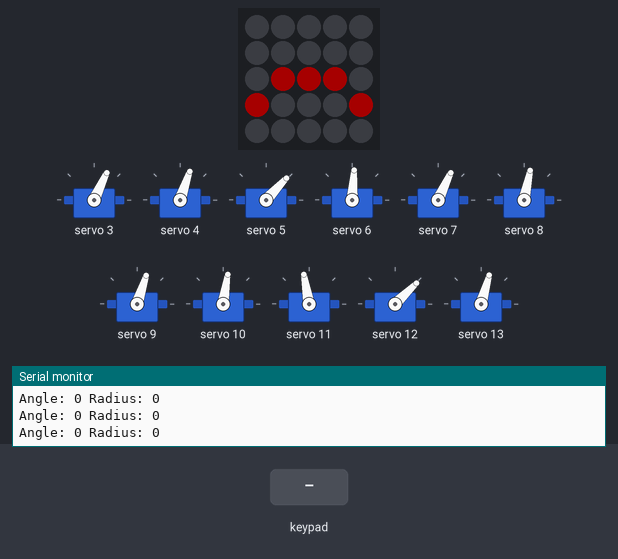
Bench run of a sketch on a simulated ESP32. Parts: 5×5 RGB LED matrix (first LED top left, wired row by row), 11 × servo, the last lines printed to the serial monitor. The inputs (shaded band) are chosen by the test bench. Dim RGB values are drawn brighter than linear.

Above: at 1.4 s.
1.5 s: key 'U' pressed
At 1.99 s:
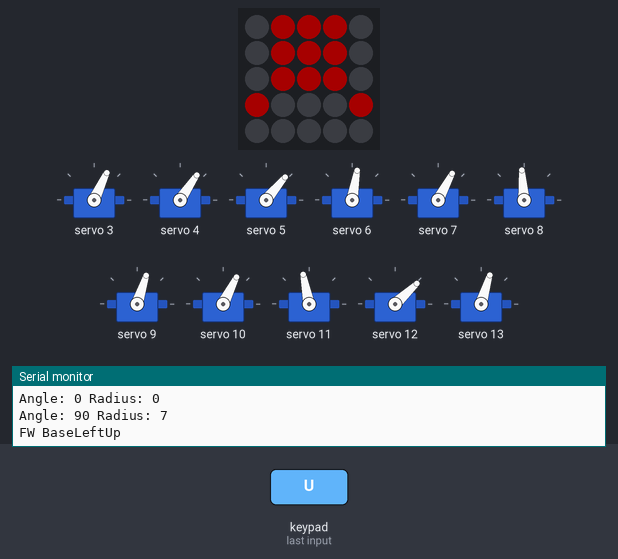
At 2.6 s:
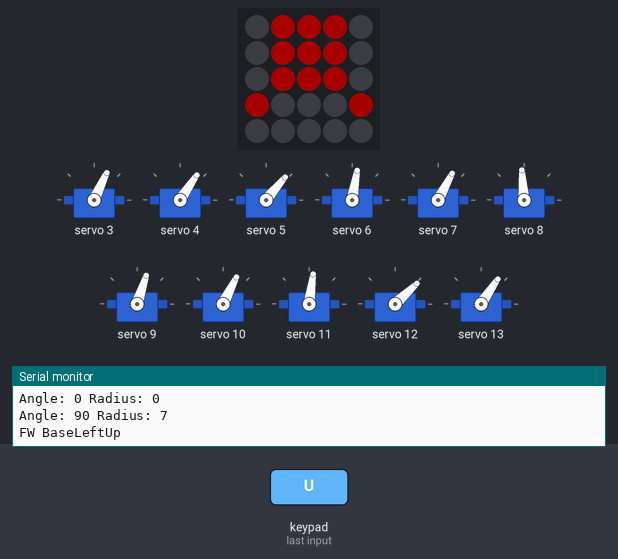
4.2 s: key 'D' pressed
At 4.42 s:
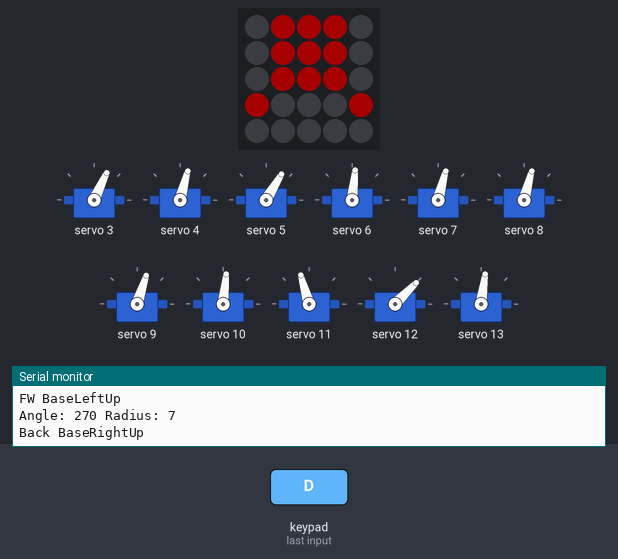
7.2 s: key 'L' pressed
10.2 s: key 'R' pressed
13.2 s: key 'X' pressed
16.2 s: key 'O' pressed
At 19.6 s:
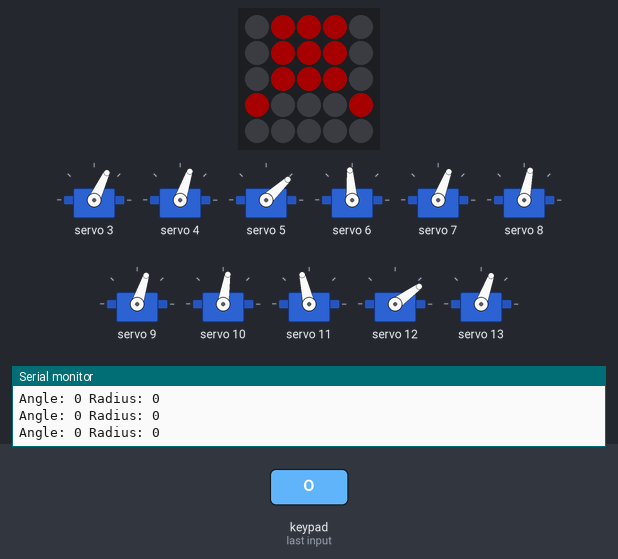
Timing chart, 0 to 19.9 s (numbered marks = the images above; inputs shaded):
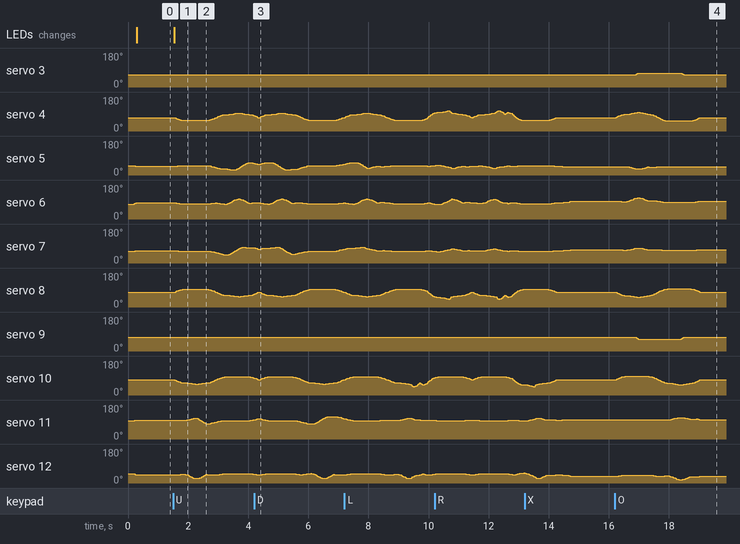

Measured:
- after the input at 1.5 s, servo 7: 65° → 64° after 0.06 s, → 63° 0.10 s later, → 62° 0.10 s later, → 61° 0.86 s later, … (41 changes in this stretch); the LEDs: change at once (image 1)

The sketch:

NX18_control_dabble_ik.ino
```cpp
#include "M5Atom.h"
#include <Wire.h>          // I2C setting
#include <PCA9685.h>       //for PCA9685
#include <DabbleESP32.h>

//bool IMU6886Flag = false;  //今回はなくても良い

const float pi = 3.141593;

int angZero[] = {86,97,81,84,86,97,94,100,110,88,96,95,90};
int angHome[] = {0,-3,-12,18,-3,3,0,3,12,-18,3,-3,0};
int ang0[13];
int ang1[13];
int ang_b[13];
char ang_c[13];
float ts=20;  //20msごとに次のステップに移る
float td=10;   //10回で分割

float L1 = 70;
float L2 = 70;
float L0 = 9.7;

float H0 = 80; //Height
float Zc = 31.5; //Half Width
float Nee = 5;
float Ankle = 20;

float FS = 25; //FWDstep
float Ss = 25; //SideMove
float Dis = -5; //Distance
float Adj = 5; //Adjust
float Up = 30; //FootUp
float S1 = 20; //SideStep
float Tn = 10; //Turn

int direction_flag = 0;

// Base Step
int bs_s[26][13]={
  {0,0,0,0,0,0,0,0,0,0,0,0,0},
  {0,0,0,0,0,0,0,0,0,0,0,0,0},
  {0,0,0,0,0,0,0,0,0,0,0,0,0},
  {0,0,0,0,0,0,0,0,0,0,0,0,0},
  {0,0,0,0,0,0,0,0,0,0,0,0,0},
  {0,0,0,0,0,0,0,0,0,0,0,0,0},
  {0,0,0,0,0,0,0,0,0,0,0,0,0},
  {0,0,0,0,0,0,0,0,0,0,0,0,0},
  {0,0,0,0,0,0,0,0,0,0,0,0,0},
  {0,0,0,0,0,0,0,0,0,0,0,0,0},
  {0,0,0,0,0,0,0,0,0,0,0,0,0},
  {0,0,0,0,0,0,0,0,0,0,0,0,0},
  {0,0,0,0,0,0,0,0,0,0,0,0,0},
  {0,0,0,0,0,0,0,0,0,0,0,0,0},
  {0,0,0,0,0,0,0,0,0,0,0,0,0},
  {0,0,0,0,0,0,0,0,0,0,0,0,0},
  {0,0,0,0,0,0,0,0,0,0,0,0,0},
  {0,0,0,0,0,0,0,0,0,0,0,0,0},
  {0,0,0,0,0,0,0,0,0,0,0,0,0},
  {0,0,0,0,0,0,0,0,0,0,0,0,0},
  {0,0,0,0,0,0,0,0,0,0,0,0,0},
  {0,0,0,0,0,0,0,0,0,0,0,0,0},
  {0,0,0,0,0,0,0,0,0,0,0,0,0},
  {0,0,0,0,0,0,0,0,0,0,0,0,0},
  {0,0,0,0,0,0,0,0,0,0,0,0,0},
  {0,0,0,0,0,0,0,0,0,0,0,0,0}};

int delection = 0;

//PCA9685のアドレス指定
PCA9685 pwm = PCA9685(0x40);

#define SERVOMIN 104            //Min pulse width (12bit 500μs)
#define SERVOMAX 512            //Max pulse width (12bit 2500μs)

void servo_write(int ch, int ang){
  ang = map(ang, 0, 180, SERVOMIN, SERVOMAX); //angle（0～180）-> pulse width（150～500）
  pwm.setPWM(ch, 0, ang);
}

void mouth_clear(){
  for(int i=0; i<25; i++){
    M5.dis.drawpix(i, 0x000000); //black
  }
}

void mouth_close(){
  M5.dis.drawpix(11, 0xff0000);  //red
  M5.dis.drawpix(12, 0xff0000);
  M5.dis.drawpix(13, 0xff0000);
  M5.dis.drawpix(15, 0xff0000);
  M5.dis.drawpix(19, 0xff0000);
}

void mouth_open(){
  M5.dis.drawpix(1, 0xff0000);  //red
  M5.dis.drawpix(2, 0xff0000);
  M5.dis.drawpix(3, 0xff0000);
  M5.dis.drawpix(5, 0xff0000);
  M5.dis.drawpix(9, 0xff0000);
  M5.dis.drawpix(10, 0xff0000);
  M5.dis.drawpix(14, 0xff0000);
  M5.dis.drawpix(15, 0xff0000);
  M5.dis.drawpix(19, 0xff0000);
  M5.dis.drawpix(21, 0xff0000);
  M5.dis.drawpix(22, 0xff0000);
  M5.dis.drawpix(23, 0xff0000);
}

void mouth_bero(){
  M5.dis.drawpix(11, 0xff0000);  //red
  M5.dis.drawpix(12, 0xff0000);
  M5.dis.drawpix(13, 0xff0000);
  M5.dis.drawpix(15, 0xff0000);
  M5.dis.drawpix(19, 0xff0000);
  delay(100);
  M5.dis.drawpix(6, 0xff0000);  //red
  M5.dis.drawpix(7, 0xff0000);
  M5.dis.drawpix(8, 0xff0000);
  delay(100);
  M5.dis.drawpix(1, 0xff0000);  //red
  M5.dis.drawpix(2, 0xff0000);
  M5.dis.drawpix(3, 0xff0000);
}

void mouth_bero2(){
  M5.dis.drawpix(11, 0xff0000);  //red
  M5.dis.drawpix(12, 0xff0000);
  M5.dis.drawpix(13, 0xff0000);
  M5.dis.drawpix(15, 0xff0000);
  M5.dis.drawpix(19, 0xff0000);
  M5.dis.drawpix(6, 0xff0000);  //red
  M5.dis.drawpix(7, 0xff0000);
  M5.dis.drawpix(8, 0xff0000);
  M5.dis.drawpix(1, 0xff0000);  //red
  M5.dis.drawpix(2, 0xff0000);
  M5.dis.drawpix(3, 0xff0000);
}

void servo_init_set()
{
  float bs_s_init_ik[6]={0, H0, Dis, 0, H0, Dis+Ss*cos(pi/2)};
  int cn = 10;

  ik(&bs_s_init_ik[0], &bs_s_init_ik[1], &bs_s_init_ik[2], &bs_s_init_ik[3], &bs_s_init_ik[4], &bs_s_init_ik[5], &bs_s[0][1], &bs_s[0][2], &bs_s[0][3], &bs_s[0][4], &bs_s[0][5], &bs_s[0][7], &bs_s[0][8], &bs_s[0][9], &bs_s[0][10], &bs_s[0][11]);

  for (int j=0; j <=12 ; j++){
    ang1[j] = angZero[j] + bs_s[0][j];
    delay(cn);
  }
  servo_set();
}

void base_right_up_step(float Turn, float FS0, float FS1, float S2)
{
  float bs_s_ik[26][6]={
  {-FS0/2*(1-cos(pi*2/3)), H0, Dis+Ss*cos(pi/3), FS0/2*(1+cos(pi*2/3)), H0, Dis+Ss*cos(pi*2/3)},
  {-FS0/2*(1-cos(pi*5/6)), H0, Dis+Ss*cos(pi/6), FS0/2*(1+cos(pi*5/6)), H0, Dis+Ss*cos(pi*5/6)},
  {-FS0/2*(1-cos(pi)), H0, Dis+Ss*sin(pi/2), FS0/2*(1+cos(pi)), H0, Dis+Ss*cos(pi)},
  {-FS0/2*(1-cos(pi)), H0-Adj, Dis+Ss, 0, H0, Dis+Ss*cos(pi)},
  {-FS0*sin(pi/2)*2/3, H0-Up*sin(pi/6), Dis+Ss, 0, H0, Dis+Ss*cos(pi)},
  {-FS0*sin(pi/2)/3, H0-Up*sin(pi/3), Dis+Ss, 0, H0, Dis-Ss*sin(pi/2)},
  {0, H0-Up*sin(pi/2), Dis+Ss, 0, H0, Dis-Ss*sin(pi/2)},
  {FS1*sin(pi/2)/3, H0-Up*sin(pi/3), Dis+Ss+S2, 0, H0, Dis-Ss*sin(pi/2)},
  {FS1*sin(pi/2)*2/3, H0-Up*sin(pi/6), Dis+Ss+S2, 0, H0, Dis-Ss*sin(pi/2)},
  {FS1*sin(pi/2), H0-Adj, Dis+Ss*sin(pi/2), 0, H0, Dis-Ss*sin(pi/2)},
  {FS1/2*(1+cos(pi/6)), H0-Adj, Dis+Ss*cos(pi/6)+S2, -FS1/2*(1-cos(pi/6)), H0, Dis-Ss*sin(pi/3)},
  {FS1/2*(1+cos(pi/3)), H0-Adj, Dis+Ss*cos(pi/3)+S2, -FS1/2*(1-cos(pi/3)), H0, Dis-Ss*sin(pi/6)},
  {FS1/2*(1+cos(pi/2)), H0, Dis+S2/2, -FS1/2*(1-cos(pi/2)), H0, Dis+S2/2},
  {FS1/2*(1+cos(pi*2/3)), H0, Dis+Ss*cos(pi*2/3), -FS1/2*(1-cos(pi*2/3)), H0, Dis+Ss*cos(pi/3)+S2},
  {FS1/2*(1+cos(pi*5/6)), H0, Dis+Ss*cos(pi*5/6), -FS1/2*(1-cos(pi*5/6)), H0, Dis+Ss*cos(pi/6)+S2},
  {FS1/2*(1+cos(pi)), H0, Dis+Ss*cos(pi), -FS1/2*(1-cos(pi)), H0, Dis+Ss*sin(pi/2)+S2},
  {0, H0, Dis+Ss*cos(pi), -FS1/2*(1-cos(pi)), H0-Adj, Dis+Ss+S2},
  {0, H0, Dis+Ss*cos(pi), -FS1*sin(pi/2)*2/3, H0-Up*sin(pi/6), Dis+Ss+S2},
  {0, H0, Dis-Ss*sin(pi/2), -FS1*sin(pi/2)/3, H0-Up*sin(pi/3), Dis+Ss+S2},
  {0, H0, Dis-Ss*sin(pi/2), 0, H0-Up*sin(pi/2), Dis+Ss},
  {0, H0, Dis-Ss*sin(pi/2), FS1*sin(pi/2)/3, H0-Up*sin(pi/3), Dis+Ss},
  {0, H0, Dis-Ss*sin(pi/2), FS1*sin(pi/2)*2/3, H0-Up*sin(pi/6), Dis+Ss},
  {0, H0, Dis-Ss*sin(pi/2), FS1*sin(pi/2), H0-Adj, Dis+Ss*sin(pi/2)},
  {-FS1/2*(1-cos(pi/6)), H0, Dis-Ss*sin(pi/3), FS1/2*(1+cos(pi/6)), H0-Adj, Dis+Ss*cos(pi/6)},
  {-FS1/2*(1-cos(pi/3)), H0, Dis-Ss*sin(pi/6), FS1/2*(1+cos(pi/3)), H0-Adj, Dis+Ss*cos(pi/3)},
  {-FS1/2*(1-cos(pi/2)), H0, Dis, FS1/2*(1+cos(pi/2)), H0, Dis}};

  for (int i=0; i <=25 ; i++){
    ik(&bs_s_ik[i][0], &bs_s_ik[i][1], &bs_s_ik[i][2], &bs_s_ik[i][3], &bs_s_ik[i][4], &bs_s_ik[i][5], &bs_s[i][1], &bs_s[i][2], &bs_s[i][3], &bs_s[i][4], &bs_s[i][5], &bs_s[i][7], &bs_s[i][8], &bs_s[i][9], &bs_s[i][10], &bs_s[i][11]);
  }

  for (int i=6; i <=19 ; i++){
    bs_s[i][0]=Turn;
    bs_s[i][6]=-Turn;
    bs_s[i][12]=-Turn;
  }

  mouth_clear();
  mouth_bero2();
  for (int i=0; i <=25 ; i++){
    for (int j=0; j <=12 ; j++){
      ang1[j] = angZero[j] + bs_s[i][j];
    }
  servo_set();
  }

  for (int i=6; i <=19 ; i++){
    bs_s[i][0]=0;
    bs_s[i][6]=0;
    bs_s[i][12]=0;
  }
}

void base_left_up_step(float Turn, float FS0, float FS1, float S2)
{
  float bs_s_ik[26][6]={
  {FS0/2*(1+cos(pi*2/3)), H0, Dis+Ss*cos(pi*2/3), -FS0/2*(1-cos(pi*2/3)), H0, Dis+Ss*cos(pi/3)},
  {FS0/2*(1+cos(pi*5/6)), H0, Dis+Ss*cos(pi*5/6), -FS0/2*(1-cos(pi*5/6)), H0, Dis+Ss*cos(pi/6)},
  {FS0/2*(1+cos(pi)), H0, Dis+Ss*cos(pi), -FS0/2*(1-cos(pi)), H0, Dis+Ss*sin(pi/2)},
  {0, H0, Dis+Ss*cos(pi), -FS0/2*(1-cos(pi)), H0-Adj, Dis+Ss},
  {0, H0, Dis+Ss*cos(pi), -FS0*sin(pi/2)*2/3, H0-Up*sin(pi/6), Dis+Ss},
  {0, H0, Dis-Ss*sin(pi/2), -FS0*sin(pi/2)/3, H0-Up*sin(pi/3), Dis+Ss},
  {0, H0, Dis-Ss*sin(pi/2),0, H0-Up*sin(pi/2), Dis+Ss},
  {0, H0, Dis-Ss*sin(pi/2), FS1*sin(pi/2)/3, H0-Up*sin(pi/3), Dis+Ss+S2},
  {0, H0, Dis-Ss*sin(pi/2), FS1*sin(pi/2)*2/3, H0-Up*sin(pi/6), Dis+Ss+S2},
  {0, H0, Dis-Ss*sin(pi/2), FS1*sin(pi/2), H0-Adj, Dis+Ss*sin(pi/2)},
  {-FS1/2*(1-cos(pi/6)), H0, Dis-Ss*sin(pi/3), FS1/2*(1+cos(pi/6)), H0-Adj, Dis+Ss*cos(pi/6)+S2},
  {-FS1/2*(1-cos(pi/3)), H0, Dis-Ss*sin(pi/6), FS1/2*(1+cos(pi/3)), H0-Adj, Dis+Ss*cos(pi/3)+S2},
  {-FS1/2*(1-cos(pi/2)), H0, Dis+S2/2, FS1/2*(1+cos(pi/2)), H0, Dis+S2/2},
  {-FS1/2*(1-cos(pi*2/3)), H0, Dis+Ss*cos(pi/3)+S2, FS1/2*(1+cos(pi*2/3)), H0, Dis+Ss*cos(pi*2/3)},
  {-FS1/2*(1-cos(pi*5/6)), H0, Dis+Ss*cos(pi/6)+S2, FS1/2*(1+cos(pi*5/6)), H0, Dis+Ss*cos(pi*5/6)},
  {-FS1/2*(1-cos(pi)), H0, Dis+Ss*sin(pi/2)+S2, FS1/2*(1+cos(pi)), H0, Dis+Ss*cos(pi)},
  {-FS1/2*(1-cos(pi)), H0-Adj, Dis+Ss+S2,0, H0, Dis+Ss*cos(pi)},
  {-FS1*sin(pi/2)*2/3, H0-Up*sin(pi/6), Dis+Ss+S2,0, H0, Dis+Ss*cos(pi)},
  {-FS1*sin(pi/2)/3, H0-Up*sin(pi/3), Dis+Ss+S2,0, H0, Dis-Ss*sin(pi/2)},
  {0, H0-Up*sin(pi/2), Dis+Ss,0, H0, Dis-Ss*sin(pi/2)},
  {FS1*sin(pi/2)/3, H0-Up*sin(pi/3), Dis+Ss,0, H0, Dis-Ss*sin(pi/2)},
  {FS1*sin(pi/2)*2/3, H0-Up*sin(pi/6), Dis+Ss,0, H0, Dis-Ss*sin(pi/2)},
  {FS1*sin(pi/2), H0-Adj, Dis+Ss*sin(pi/2),0, H0, Dis-Ss*sin(pi/2)},
  {FS1/2*(1+cos(pi/6)), H0-Adj, Dis+Ss*cos(pi/6), -FS1/2*(1-cos(pi/6)), H0, Dis-Ss*sin(pi/3)},
  {FS1/2*(1+cos(pi/3)), H0-Adj, Dis+Ss*cos(pi/3), -FS1/2*(1-cos(pi/3)), H0, Dis-Ss*sin(pi/6)},
  {FS1/2*(1+cos(pi/2)), H0, Dis+Ss*cos(pi/2), -FS1/2*(1-cos(pi/2)), H0, Dis}};

  for (int i=0; i <=25 ; i++){
    ik(&bs_s_ik[i][0], &bs_s_ik[i][1], &bs_s_ik[i][2], &bs_s_ik[i][3], &bs_s_ik[i][4], &bs_s_ik[i][5], &bs_s[i][1], &bs_s[i][2], &bs_s[i][3], &bs_s[i][4], &bs_s[i][5], &bs_s[i][7], &bs_s[i][8], &bs_s[i][9], &bs_s[i][10], &bs_s[i][11]);
  }


  for (int i=6; i <=19 ; i++){
    bs_s[i][0]=Turn;
    bs_s[i][6]=-Turn;
    bs_s[i][12]=Turn;
  }

  mouth_clear();
  mouth_bero2();
  for (int i=0; i <=25 ; i++){
    for (int j=0; j <=12 ; j++){
      ang1[j] = angZero[j] + bs_s[i][j];
    }
  servo_set();
  }

  for (int i=6; i <=19 ; i++){
    bs_s[i][0]=0;
    bs_s[i][6]=0;
    bs_s[i][12]=0;

  }
}

void base_left_up_stop(float FS1, float S2)
{
  float bs_s_ik[13][6]={
  {FS1/2*(1+cos(pi*2/3)), H0, Dis+Ss*cos(pi*2/3), -FS1/2*(1-cos(pi*2/3)), H0, Dis+Ss*cos(pi/3)+S2},
  {FS1/2*(1+cos(pi*5/6)), H0, Dis+Ss*cos(pi*5/6), -FS1/2*(1-cos(pi*5/6)), H0, Dis+Ss*cos(pi/6)+S2},
  {FS1/2*(1+cos(pi)), H0, Dis+Ss*cos(pi), -FS1/2*(1-cos(pi)), H0, Dis+Ss*sin(pi/2)+S2},
  {0, H0, Dis+Ss*cos(pi), -FS1/2*(1-cos(pi)), H0-Adj, Dis+Ss+S2},
  {0, H0, Dis+Ss*cos(pi), -FS1*sin(pi/2)*2/3, H0-Up*sin(pi/6), Dis+Ss+S2},
  {0, H0, Dis-Ss*sin(pi/2), -FS1*sin(pi/2)/3, H0-Up*sin(pi/3), Dis+Ss+S2},
  {0, H0, Dis-Ss*sin(pi/2), 0, H0-Up*sin(pi/2), Dis+Ss},
  {0, H0, Dis-Ss*sin(pi/2), 0, H0-Up*sin(pi/3), Dis+Ss},
  {0, H0, Dis-Ss*sin(pi/2), 0, H0-Up*sin(pi/6), Dis+Ss},
  {0, H0, Dis-Ss*sin(pi/2), 0, H0-Adj, Dis+Ss*sin(pi/2)},
  {0, H0, Dis-Ss*sin(pi/3), 0, H0-Adj, Dis+Ss*cos(pi/6)},
  {0, H0, Dis-Ss*sin(pi/6), 0, H0-Adj, Dis+Ss*cos(pi/3)},
  {0, H0, Dis, 0, H0, Dis+Ss*cos(pi/2)}};

  for (int i=0; i <=12 ; i++){
    ik(&bs_s_ik[i][0], &bs_s_ik[i][1], &bs_s_ik[i][2], &bs_s_ik[i][3], &bs_s_ik[i][4], &bs_s_ik[i][5], &bs_s[i][1], &bs_s[i][2], &bs_s[i][3], &bs_s[i][4], &bs_s[i][5], &bs_s[i][7], &bs_s[i][8], &bs_s[i][9], &bs_s[i][10], &bs_s[i][11]);
  }

  mouth_clear();
  mouth_bero2();
  for (int i=0; i <=12 ; i++){
    for (int j=0; j <=12 ; j++){
      ang1[j] = angZero[j] + bs_s[i][j];
    }
  servo_set();
  }
}

void base_right_up_stop(float FS1, float S2)
{
  float bs_s_ik[13][6]={
  {-FS1/2*(1-cos(pi*2/3)), H0, Dis+Ss*cos(pi/3)+S2, FS1/2*(1+cos(pi*2/3)), H0, Dis+Ss*cos(pi*2/3)},
  {-FS1/2*(1-cos(pi*5/6)), H0, Dis+Ss*cos(pi/6)+S2, FS1/2*(1+cos(pi*5/6)), H0, Dis+Ss*cos(pi*5/6)},
  {-FS1/2*(1-cos(pi)), H0, Dis+Ss*sin(pi/2)+S2, FS1/2*(1+cos(pi)), H0, Dis+Ss*cos(pi)},
  {-FS1/2*(1-cos(pi)), H0-Adj, Dis+Ss+S2,0, H0, Dis+Ss*cos(pi)},
  {-FS1*sin(pi/2)*2/3, H0-Up*sin(pi/6), Dis+Ss+S2,0, H0, Dis+Ss*cos(pi)},
  {-FS1*sin(pi/2)/3, H0-Up*sin(pi/3), Dis+Ss+S2,0, H0, Dis-Ss*sin(pi/2)},
  {0, H0-Up*sin(pi/2), Dis+Ss,0, H0, Dis-Ss*sin(pi/2)},
  {0, H0-Up*sin(pi/3), Dis+Ss,0, H0, Dis-Ss*sin(pi/2)},
  {0, H0-Up*sin(pi/6), Dis+Ss,0, H0, Dis-Ss*sin(pi/2)},
  {0, H0-Adj, Dis+Ss*sin(pi/2),0, H0, Dis-Ss*sin(pi/2)},
  {0, H0-Adj, Dis+Ss*cos(pi/6), 0, H0, Dis-Ss*sin(pi/3)},
  {0, H0-Adj, Dis+Ss*cos(pi/3), 0, H0, Dis-Ss*sin(pi/6)},
  {0, H0, Dis+Ss*cos(pi/2), 0, H0, Dis}};

  for (int i=0; i <=12 ; i++){
    ik(&bs_s_ik[i][0], &bs_s_ik[i][1], &bs_s_ik[i][2], &bs_s_ik[i][3], &bs_s_ik[i][4], &bs_s_ik[i][5], &bs_s[i][1], &bs_s[i][2], &bs_s[i][3], &bs_s[i][4], &bs_s[i][5], &bs_s[i][7], &bs_s[i][8], &bs_s[i][9], &bs_s[i][10], &bs_s[i][11]);
  }

  mouth_clear();
  mouth_bero2();
  for (int i=0; i <=12 ; i++){
    for (int j=0; j <=12 ; j++){
      ang1[j] = angZero[j] + bs_s[i][j];
    }
  servo_set();
  }
}

void servo_set()
{
  int a[13],b[13];

  for (int j=0; j <=12 ; j++){
      a[j] = ang1[j] - ang0[j];
      b[j] = ang0[j];
      ang0[j] = ang1[j];
  }

  for (int k=0; k <= td; k++){

      servo_write(3,a[0]*float(k)/td+b[0]);
      servo_write(4,a[1]*float(k)/td+b[1]);
      servo_write(5,a[2]*float(k)/td+b[2]);
      servo_write(6,a[3]*float(k)/td+b[3]);
      servo_write(7,a[4]*float(k)/td+b[4]);
      servo_write(8,a[5]*float(k)/td+b[5]);
      servo_write(9,a[6]*float(k)/td+b[6]);
      servo_write(10,a[7]*float(k)/td+b[7]);
      servo_write(11,a[8]*float(k)/td+b[8]);
      servo_write(12,a[9]*float(k)/td+b[9]);
      servo_write(13,a[10]*float(k)/td+b[10]);
      servo_write(14,a[11]*float(k)/td+b[11]);
      servo_write(15,a[12]*float(k)/td+b[12]);

      delay(ts/td);
  }
}

void ik(float *X2R, float *H2R, float *Z2R, float *X2L, float *H2L, float *Z2L, int *Ang_1R_deg, int *Ang_2R_deg, int *Ang_3R_deg, int *Ang_4R_deg, int *Ang_5R_deg,int *Ang_1L_deg,int *Ang_2L_deg,int *Ang_3L_deg,int *Ang_4L_deg,int *Ang_5L_deg)
{
  //Right
    float Theta3R = atan2(*Z2R,*H2R);
    float LR = *H2R/cos(Theta3R);
    float Y2R = LR - L0;

    float Theta1R = acos((pow(*X2R,2) + pow(Y2R,2) + pow(L1,2) - pow(L2,2))/(2 * L1 * sqrt( pow(*X2R,2) + pow(Y2R,2)))) + atan2(Y2R,*X2R);
    float Theta2R = atan2((Y2R - L1 * sin(Theta1R)),(*X2R - L1 * cos(Theta1R))) - Theta1R;

    *Ang_1R_deg = round(Theta3R/pi*180);
    *Ang_2R_deg = round(180-Theta1R/pi*180-45);
    *Ang_3R_deg = round(-Theta2R/pi*180-90-Nee);
    *Ang_4R_deg = round(-(90-(180-Theta1R/pi*180)-(-Theta2R/pi*180)+45)-Ankle+Nee);
    *Ang_5R_deg = - *Ang_1R_deg;
  //Left
    float Theta3L = atan2(*Z2L,*H2L);
    float LL = *H2L/cos(Theta3L);
    float Y2L = LL - L0;

    float Theta1L = acos((pow(*X2L,2) + pow(Y2L,2) + pow(L1,2) - pow(L2,2))/(2 * L1 * sqrt( pow(*X2L,2) + pow(Y2L,2)))) + atan2(Y2L,*X2L);
    float Theta2L = atan2((Y2L - L1 * sin(Theta1L)),(*X2L - L1 * cos(Theta1L))) - Theta1L;

    *Ang_1L_deg = -round(Theta3L/pi*180);
    *Ang_2L_deg = -round(180-Theta1L/pi*180-45);
    *Ang_3L_deg = -round(-Theta2L/pi*180-90-Nee);
    *Ang_4L_deg = -round(-(90-(180-Theta1L/pi*180)-(-Theta2L/pi*180)+45)-Ankle+Nee);
    *Ang_5L_deg = - *Ang_1L_deg;

}

void setup()
{
  // void M5Atom::begin(bool SerialEnable , bool I2CEnable , bool DisplayEnable )
  M5.begin(true, false, true);
  //Serial.begin(151200);
  Dabble.begin("NX18_M5Atom");       //set bluetooth name of your device

  mouth_clear();
  mouth_open();

  Wire.begin(19, 22); //SDA-19, SCL-22

  pwm.begin();                   //initial setting (for 0x40) (PCA9685)
  pwm.setPWMFreq(50);            //PWM 50Hz (for 0x40) (PCA9685)

  //initial servo angle
  for (int j=0; j <=12 ; j++){
      ang0[j] = angZero[j] + angHome[j];
  }
  for (int j=0; j <=12 ; j++){
      ang1[j] = angZero[j] + angHome[j];
  }
  servo_init_set();

  mouth_clear();
  mouth_close();
}

void loop()
{
  Dabble.processInput();             //this function is used to refresh data obtained from smartphone.Hence calling this function is mandatory in order to get data properly from your mobile.

  int ang_game = GamePad.getAngle();
  Serial.print("Angle: ");
  Serial.print(ang_game);

  int rad = GamePad.getRadius();
  Serial.print(" Radius: ");
  Serial.println(rad);

  if ((rad > 2)&&((ang_game >= 60) && (ang_game < 120)))
  {
    Serial.println("FW BaseLeftUp");
    if(direction_flag == 0){
      base_left_up_step(0.0, 0.0, FS, 0.0);
      direction_flag = 1;
    }
    else if(((direction_flag == 4) || (direction_flag == 8))) {
      base_right_up_stop(FS, 0.0);
      direction_flag = 0;
    }
    else{
      base_left_up_step(0.0, FS, FS, 0.0);
      direction_flag = 1;
    }
  }

  if ((rad > 2)&&((ang_game >= 120) && (ang_game < 150)))
  {
    Serial.println("FW_Left BaseLeftUp");
    if(direction_flag == 0){
      base_left_up_step(0.0, 0.0, FS, S1);
      direction_flag = 2;
    }
    else if(((direction_flag == 4) || (direction_flag == 8))) {
      base_right_up_stop(FS, 0.0);
      direction_flag = 0;
    }
    else{
      base_left_up_step(0.0, FS, FS, S1);
      direction_flag = 2;
    }
  }

  if ((rad > 2)&&((ang_game >= 150) && (ang_game < 210)))
  {
    Serial.println("Left Base LeftUp");
    base_left_up_step(0.0, 0.0, 0.0, S1);
    direction_flag = 0;
  }

  if ((rad > 2)&&((ang_game >= 210) && (ang_game < 240)))
  {
    Serial.println("Back_Left BaseLeftUp");
    if(direction_flag == 0){
      base_left_up_step(0.0, 0.0, -FS, S1);
      direction_flag = 4;
    }
    else if((((direction_flag == 1) || (direction_flag == 2)) || (direction_flag == 5)) || (direction_flag == 6)) {
      base_right_up_stop(-FS, 0.0);
      direction_flag = 0;
    }
    else{
      base_left_up_step(0.0, -FS, -FS, S1);
      direction_flag = 4;
    }
  }

  if ((rad > 2)&&((ang_game >= 240) && (ang_game < 300)))
  {
    Serial.println("Back BaseRightUp");
    if(direction_flag == 0){
      base_right_up_step(0.0, 0.0, -FS, 0.0);
      direction_flag = 5;
    }
    else if(((direction_flag == 4) || (direction_flag == 8))) {
      base_left_up_stop(-FS, 0.0);
      direction_flag = 0;
    }
    else{
      base_right_up_step(0.0, -FS, -FS, 0.0);
      direction_flag = 5;
    }
  }

  if ((rad > 2)&&((ang_game >= 300) && (ang_game < 330)))
  {
    Serial.println("Back_Right BaseRightUp");
    if(direction_flag == 0){
      base_right_up_step(0.0, 0.0, -FS, S1);
      direction_flag = 6;
    }
    else if(((direction_flag == 4) || (direction_flag == 8))) {
      base_left_up_stop(-FS, 0.0);
      direction_flag = 0;
    }
    else{
      base_right_up_step(0.0, -FS, -FS, S1);
      direction_flag = 6;
    }
  }

  if ((rad > 2)&&((ang_game >= 330) || (ang_game < 30)))
  {
    Serial.println("Right BaseRightUp");
    base_right_up_step(0.0, 0.0, 0.0, S1);
    direction_flag = 0;
  }

  if ((rad > 2)&&((ang_game >= 30) && (ang_game < 60)))
  {
    Serial.println("FW_Right BaseRightUp");
    if(direction_flag == 0){
      base_right_up_step(0.0, 0.0, FS, S1);
      direction_flag = 8;
    }
    else if((((direction_flag == 1) || (direction_flag == 2)) || (direction_flag == 5)) || (direction_flag == 6)) {
      base_left_up_stop(FS, 0.0);
      direction_flag = 0;
    }
    else{
      base_right_up_step(0.0, FS, FS, S1);
      direction_flag = 8;
    }
  }

  if (rad == 0)
  {
    if(direction_flag == 1){
      Serial.println("FW BaseLeftUp_Stop");
      base_left_up_stop(FS, 0.0);
    }
    if(direction_flag == 2){
      Serial.println("FW_LeftBaseLeftUp_Stop");
      base_left_up_stop(FS, 0.0);
    }
    if(direction_flag == 4){
      Serial.println("Back_LeftBaseLeftUp_Stop");
      base_left_up_stop(-FS, 0.0);
    }
    if(direction_flag == 5){
      Serial.println("Back BaseRightUp_Stop");
      base_right_up_stop(-FS, 0.0);
    }
    if(direction_flag == 6){
      Serial.println("Back_RightBaseRightUp_Stop");
      base_right_up_stop(-FS, 0.0);
    }
    if(direction_flag == 8){
      Serial.println("FW_Right BaseRightUp_Stop");
      base_right_up_stop(FS, 0.0);
    }
    direction_flag = 0;
  }

  if (GamePad.isSquarePressed())
  {
    Serial.println("LEFT STEP");
    base_left_up_step(Tn, 0.0, 0.0, 0.0);
  }

  if (GamePad.isCirclePressed())
  {
    Serial.println("RIGHT STEP");
    base_right_up_step(Tn, 0.0, 0.0, 0.0);
  }

  if (GamePad.isCrossPressed())
  {
    Serial.print("Hight Down");
    H0 = H0 - 5.0;
    servo_init_set();
  }

  if (GamePad.isTrianglePressed())
  {
    Serial.print("Hight Up");
    H0 = H0 + 5.0;
    servo_init_set();
  }

  //delay(10);
}
```
